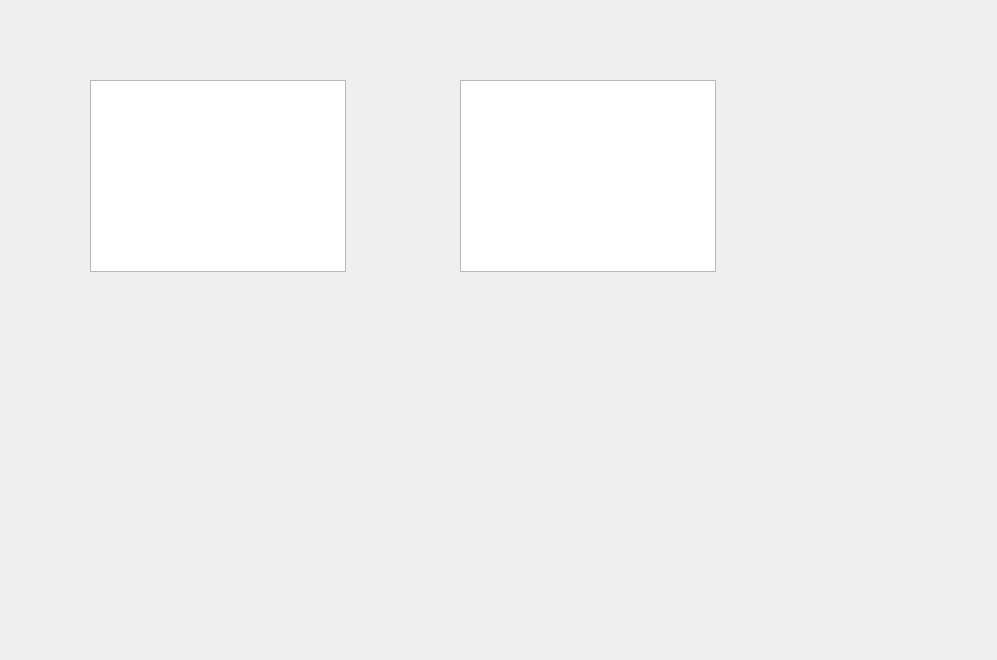
<?xml version="1.0" encoding="UTF-8"?>
<ui version="4.0">
 <class>Dialog</class>
 <widget class="QDialog" name="Dialog">
  <property name="geometry">
   <rect>
    <x>0</x>
    <y>0</y>
    <width>997</width>
    <height>660</height>
   </rect>
  </property>
  <property name="windowTitle">
   <string>Dialog</string>
  </property>
  <widget class="QListView" name="listView">
   <property name="geometry">
    <rect>
     <x>90</x>
     <y>80</y>
     <width>256</width>
     <height>192</height>
    </rect>
   </property>
  </widget>
  <widget class="QListView" name="listView_2">
   <property name="geometry">
    <rect>
     <x>460</x>
     <y>80</y>
     <width>256</width>
     <height>192</height>
    </rect>
   </property>
  </widget>
 </widget>
 <resources/>
 <connections/>
</ui>
